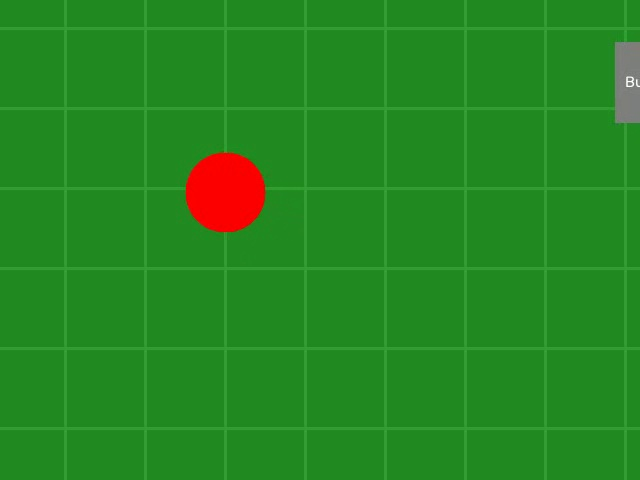
#> input picture data/frames_rejected/frame_0007.jpg, 640 x 480 px
$ python -i enhance_contrast.py   (imports and definitions only)
#> lines starting #> are read from the running program, lines starting #| are printed output that depends on the picture
#> further down, picture is the input picture: shape (480, 640, 3); mean B, G, R 33.5, 136.1, 37.6
import argparse
import os
import cv2
import numpy as np


def enhance_frame_illumination(img: np.ndarray) -> np.ndarray:
    """
    Apply CLAHE (Contrast Limited Adaptive Histogram Equalization) in LAB color space
    to recover feature details in shadowed building facades and bright areas.
    """
    lab = cv2.cvtColor(img, cv2.COLOR_BGR2LAB)
#> lab: shape (480, 640, 3); mean of channels 0, 1, 2 128.4, 81.3, 173.1
    l_channel, a_channel, b_channel = cv2.split(lab)
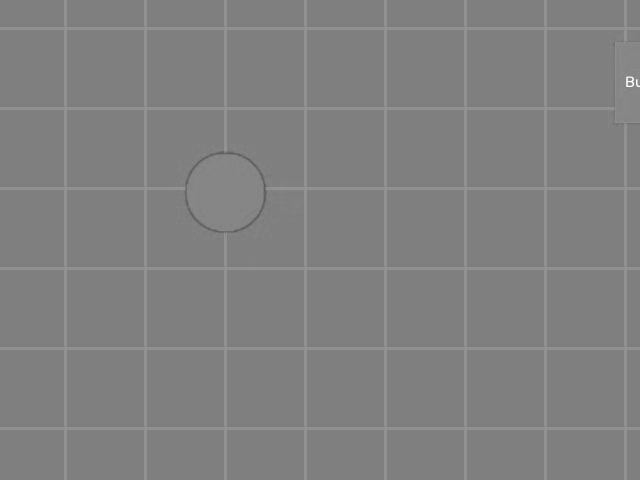
#> l_channel: shape (480, 640); min 89, max 255, mean 128.4
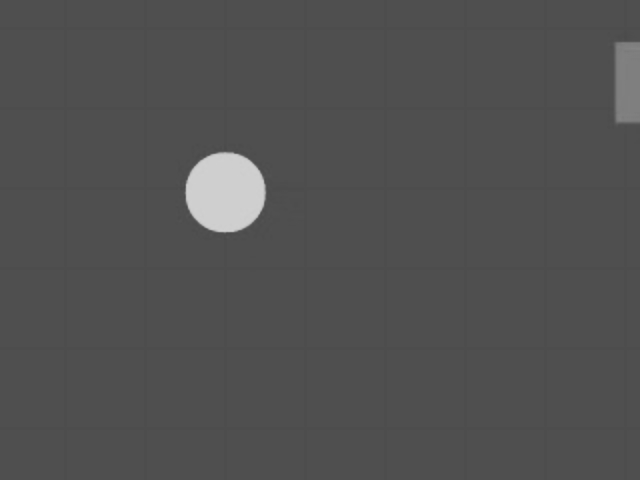
#> a_channel: shape (480, 640); min 74, max 208, mean 81.3
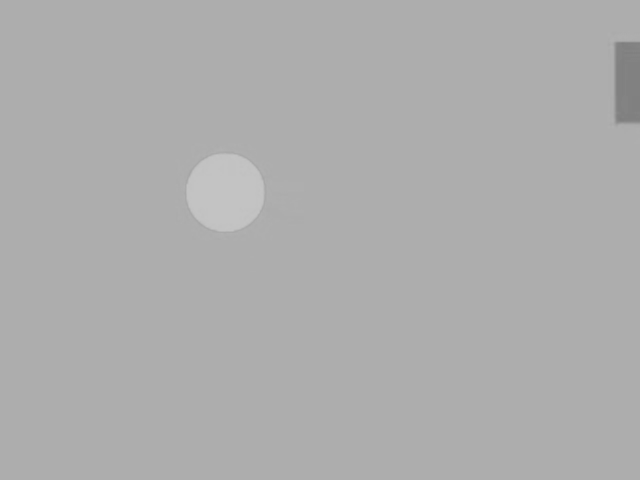
#> b_channel: shape (480, 640); min 126, max 195, mean 173.1

    # Apply CLAHE to L-channel
    clahe = cv2.createCLAHE(clipLimit=3.0, tileGridSize=(8, 8))
    cl = clahe.apply(l_channel)

    # Merge channels
    limg = cv2.merge((cl, a_channel, b_channel))
#> limg: shape (480, 640, 3); mean of channels 0, 1, 2 126.3, 81.3, 173.1
    enhanced_bgr = cv2.cvtColor(limg, cv2.COLOR_LAB2BGR)
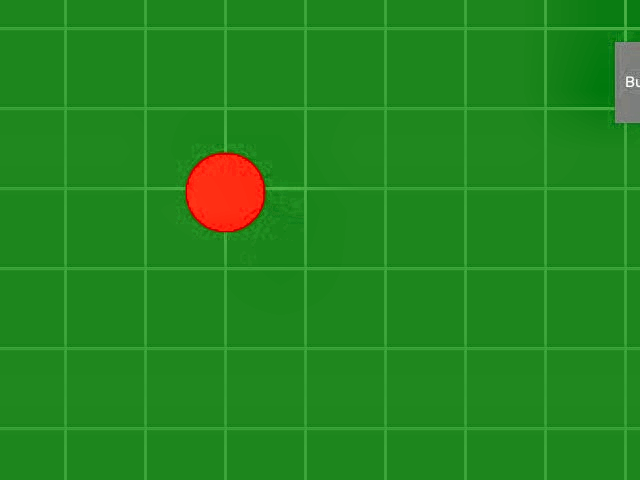
#> enhanced_bgr: shape (480, 640, 3); mean B, G, R 31.3, 134.5, 35.3

    return enhanced_bgr


# [51 lines left out: functions process_directory_illumination, main, not called in this run]


# [2 lines not run here, left out]

>>> import cv2
>>> picture = cv2.imread('../data/frames_rejected/frame_0007.jpg')
>>> result = enhance_frame_illumination(picture)

$ run again, on data/frames_rejected/frame_0011.jpg
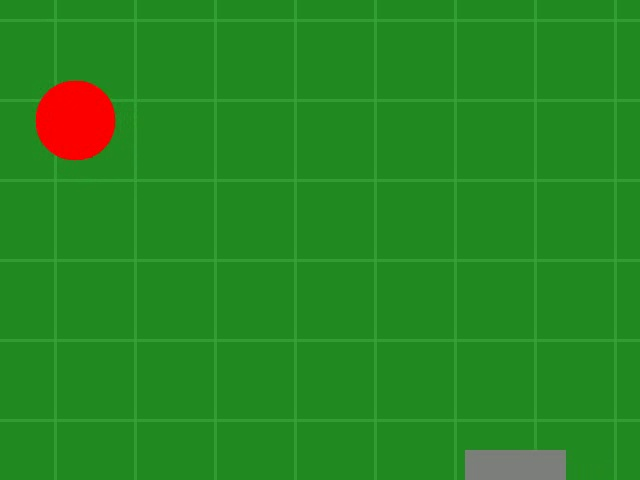
#> input picture data/frames_rejected/frame_0011.jpg, 640 x 480 px
#> picture is the input picture: shape (480, 640, 3); mean B, G, R 33.7, 136, 37.8
#> lab: shape (480, 640, 3); mean of channels 0, 1, 2 128.4, 81.4, 172.9
#> in enhance_frame_illumination, `l_channel, a_channel, b_channel = cv2.split(lab)`:
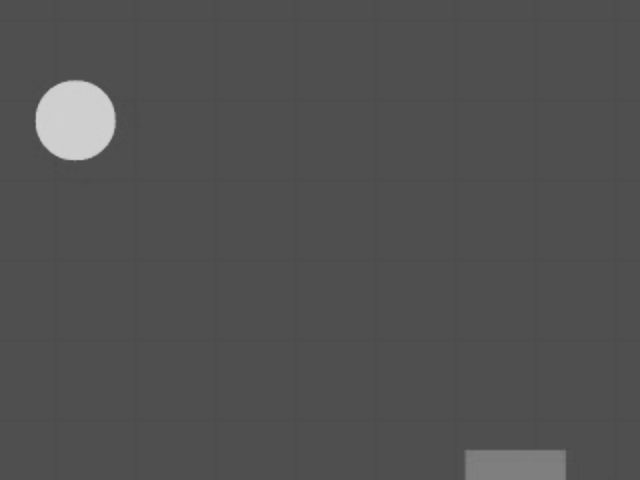
#> a_channel: shape (480, 640); min 73, max 208, mean 81.4
#> in enhance_frame_illumination, `l_channel, a_channel, b_channel = cv2.split(lab)`:
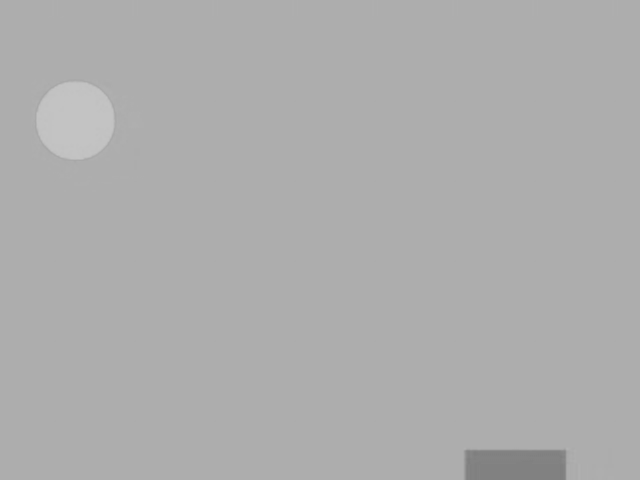
#> b_channel: shape (480, 640); min 127, max 195, mean 172.9
#> limg: shape (480, 640, 3); mean of channels 0, 1, 2 127.7, 81.4, 172.9
